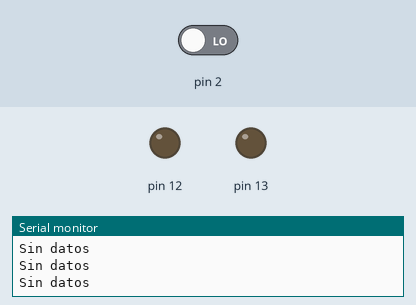
Bench run of a sketch on a simulated Arduino Uno, built with avr-gcc and run on an emulated ATmega328P. Shown: output pins drawn as LEDs (lit = HIGH), the last lines printed to the serial monitor. Inputs (shaded band) come from the test bench; at power-on: pin 2 LOW.

Above: at 1.2 s.
1.3 s: pin 2 driven HIGH
At 2.5 s:
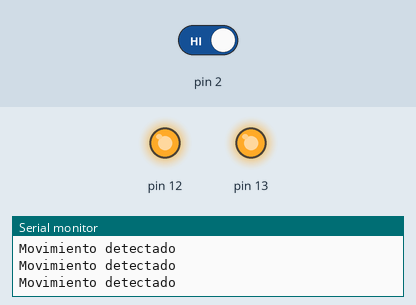
2.8 s: pin 2 driven LOW
At 3.7 s:
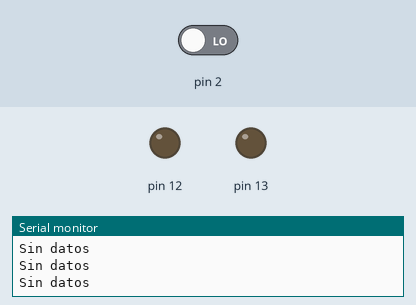
Timing chart, 0 to 5.8 s (numbered marks = the images above; inputs shaded):
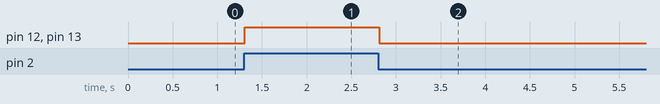

The sketch:

hello.ino
```cpp
void setup() {
  pinMode(13, OUTPUT);
  pinMode(12, OUTPUT);
  pinMode (2 , INPUT);
  Serial.begin(9600);
}


void loop() {

  if (digitalRead(2) == 1){
        digitalWrite( 13 , HIGH);
        digitalWrite( 12 , HIGH);
        Serial.println("Movimiento detectado");
  }
  else{
    digitalWrite( 13 , LOW);
    digitalWrite( 12 , LOW);
    Serial.println("Sin datos");
  }
}
```

Measured:
- after the input at 1.3 s, pin 12, pin 13: LOW → HIGH at once
- after the input at 2.8 s, pin 12, pin 13: HIGH → LOW at once
